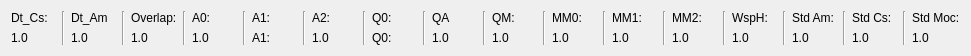
   <widget class="QWidget" name="layoutWidget">
    <property name="geometry">
     <rect>
      <x>11</x>
      <y>37</y>
      <width>971</width>
      <height>42</height>
     </rect>
    </property>
    <layout class="QGridLayout" name="gridLayout">
     <property name="sizeConstraint">
      <enum>QLayout::SetDefaultConstraint</enum>
     </property>
     <item row="0" column="0">
      <widget class="QLabel" name="label_parNazwa_1">
       <property name="sizePolicy">
        <sizepolicy hsizetype="Maximum" vsizetype="Expanding">
         <horstretch>0</horstretch>
         <verstretch>0</verstretch>
        </sizepolicy>
       </property>
       <property name="text">
        <string>Dt_Cs:</string>
       </property>
       <property name="scaledContents">
        <bool>true</bool>
       </property>
       <property name="wordWrap">
        <bool>true</bool>
       </property>
       <property name="margin">
        <number>2</number>
       </property>
      </widget>
     </item>
     <item row="0" column="1" rowspan="2">
      <widget class="Line" name="line_12">
       <property name="minimumSize">
        <size>
         <width>0</width>
         <height>0</height>
        </size>
       </property>
       <property name="orientation">
        <enum>Qt::Vertical</enum>
       </property>
      </widget>
     </item>
     <item row="0" column="2">
      <widget class="QLabel" name="label_parNazwa_2">
       <property name="text">
        <string>Dt_Am</string>
       </property>
      </widget>
     </item>
     <item row="0" column="3" rowspan="2">
      <widget class="Line" name="line_11">
       <property name="minimumSize">
        <size>
         <width>0</width>
         <height>0</height>
        </size>
       </property>
       <property name="orientation">
        <enum>Qt::Vertical</enum>
       </property>
      </widget>
     </item>
     <item row="0" column="4">
      <widget class="QLabel" name="label_parNazwa_3">
       <property name="sizePolicy">
        <sizepolicy hsizetype="MinimumExpanding" vsizetype="Preferred">
         <horstretch>0</horstretch>
         <verstretch>0</verstretch>
        </sizepolicy>
       </property>
       <property name="layoutDirection">
        <enum>Qt::RightToLeft</enum>
       </property>
       <property name="text">
        <string>Overlap:</string>
       </property>
      </widget>
     </item>
     <item row="0" column="5" rowspan="2">
      <widget class="Line" name="line_10">
       <property name="minimumSize">
        <size>
         <width>0</width>
         <height>0</height>
        </size>
       </property>
       <property name="orientation">
        <enum>Qt::Vertical</enum>
       </property>
      </widget>
     </item>
     <item row="0" column="6">
      <widget class="QLabel" name="label_parNazwa_4">
       <property name="sizePolicy">
        <sizepolicy hsizetype="MinimumExpanding" vsizetype="Preferred">
         <horstretch>0</horstretch>
         <verstretch>0</verstretch>
        </sizepolicy>
       </property>
       <property name="text">
        <string>A0:</string>
       </property>
      </widget>
     </item>
     <item row="0" column="7" rowspan="2">
      <widget class="Line" name="line_9">
       <property name="minimumSize">
        <size>
         <width>0</width>
         <height>0</height>
        </size>
       </property>
       <property name="orientation">
        <enum>Qt::Vertical</enum>
       </property>
      </widget>
     </item>
     <item row="0" column="8">
      <widget class="QLabel" name="label_parNazwa_5">
       <property name="sizePolicy">
        <sizepolicy hsizetype="MinimumExpanding" vsizetype="Preferred">
         <horstretch>0</horstretch>
         <verstretch>0</verstretch>
        </sizepolicy>
       </property>
       <property name="text">
        <string>A1:   </string>
       </property>
      </widget>
     </item>
     <item row="0" column="9" rowspan="2">
      <widget class="Line" name="line_8">
       <property name="minimumSize">
        <size>
         <width>0</width>
         <height>0</height>
        </size>
       </property>
       <property name="orientation">
        <enum>Qt::Vertical</enum>
       </property>
      </widget>
     </item>
     <item row="0" column="10">
      <widget class="QLabel" name="label_parNazwa_6">
       <property name="sizePolicy">
        <sizepolicy hsizetype="MinimumExpanding" vsizetype="Preferred">
         <horstretch>0</horstretch>
         <verstretch>0</verstretch>
        </sizepolicy>
       </property>
       <property name="text">
        <string>A2:    </string>
       </property>
      </widget>
     </item>
     <item row="0" column="11" rowspan="2">
      <widget class="Line" name="line_7">
       <property name="minimumSize">
        <size>
         <width>0</width>
         <height>0</height>
        </size>
       </property>
       <property name="orientation">
        <enum>Qt::Vertical</enum>
       </property>
      </widget>
     </item>
     <item row="0" column="12">
      <widget class="QLabel" name="label_parNazwa_7">
       <property name="sizePolicy">
        <sizepolicy hsizetype="MinimumExpanding" vsizetype="Preferred">
         <horstretch>0</horstretch>
         <verstretch>0</verstretch>
        </sizepolicy>
       </property>
       <property name="text">
        <string>Q0:</string>
       </property>
      </widget>
     </item>
     <item row="0" column="13" rowspan="2">
      <widget class="Line" name="line_6">
       <property name="minimumSize">
        <size>
         <width>0</width>
         <height>0</height>
        </size>
       </property>
       <property name="orientation">
        <enum>Qt::Vertical</enum>
       </property>
      </widget>
     </item>
     <item row="0" column="14">
      <widget class="QLabel" name="label_parNazwa_8">
       <property name="sizePolicy">
        <sizepolicy hsizetype="MinimumExpanding" vsizetype="Preferred">
         <horstretch>0</horstretch>
         <verstretch>0</verstretch>
        </sizepolicy>
       </property>
       <property name="text">
        <string>QA</string>
       </property>
      </widget>
     </item>
     <item row="0" column="15" rowspan="2">
      <widget class="Line" name="line_5">
       <property name="minimumSize">
        <size>
         <width>0</width>
         <height>0</height>
        </size>
       </property>
       <property name="orientation">
        <enum>Qt::Vertical</enum>
       </property>
      </widget>
     </item>
     <item row="0" column="16">
      <widget class="QLabel" name="label_parNazwa_9">
       <property name="sizePolicy">
        <sizepolicy hsizetype="MinimumExpanding" vsizetype="Preferred">
         <horstretch>0</horstretch>
         <verstretch>0</verstretch>
        </sizepolicy>
       </property>
       <property name="text">
        <string>QM:</string>
       </property>
      </widget>
     </item>
     <item row="0" column="17" rowspan="2">
      <widget class="Line" name="line_4">
       <property name="minimumSize">
        <size>
         <width>0</width>
         <height>0</height>
        </size>
       </property>
       <property name="orientation">
        <enum>Qt::Vertical</enum>
       </property>
      </widget>
     </item>
     <item row="0" column="18">
      <widget class="QLabel" name="label_parNazwa_10">
       <property name="sizePolicy">
        <sizepolicy hsizetype="MinimumExpanding" vsizetype="Preferred">
         <horstretch>0</horstretch>
         <verstretch>0</verstretch>
        </sizepolicy>
       </property>
       <property name="text">
        <string>MM0:</string>
       </property>
      </widget>
     </item>
     <item row="0" column="19" rowspan="2">
      <widget class="Line" name="line_3">
       <property name="minimumSize">
        <size>
         <width>0</width>
         <height>0</height>
        </size>
       </property>
       <property name="orientation">
        <enum>Qt::Vertical</enum>
       </property>
      </widget>
     </item>
     <item row="0" column="20">
      <widget class="QLabel" name="label_parNazwa_11">
       <property name="sizePolicy">
        <sizepolicy hsizetype="MinimumExpanding" vsizetype="Preferred">
         <horstretch>0</horstretch>
         <verstretch>0</verstretch>
        </sizepolicy>
       </property>
       <property name="text">
        <string>MM1:</string>
       </property>
      </widget>
     </item>
     <item row="0" column="21" rowspan="2">
      <widget class="Line" name="line_2">
       <property name="minimumSize">
        <size>
         <width>0</width>
         <height>0</height>
        </size>
       </property>
       <property name="orientation">
        <enum>Qt::Vertical</enum>
       </property>
      </widget>
     </item>
     <item row="0" column="22">
      <widget class="QLabel" name="label_parNazwa_12">
       <property name="sizePolicy">
        <sizepolicy hsizetype="MinimumExpanding" vsizetype="Preferred">
         <horstretch>0</horstretch>
         <verstretch>0</verstretch>
        </sizepolicy>
       </property>
       <property name="text">
        <string>MM2:</string>
       </property>
      </widget>
     </item>
     <item row="0" column="23" rowspan="2">
      <widget class="Line" name="line">
       <property name="minimumSize">
        <size>
         <width>0</width>
         <height>0</height>
        </size>
       </property>
       <property name="orientation">
        <enum>Qt::Vertical</enum>
       </property>
      </widget>
     </item>
     <item row="0" column="24">
      <widget class="QLabel" name="label_parNazwa_13">
       <property name="sizePolicy">
        <sizepolicy hsizetype="MinimumExpanding" vsizetype="Preferred">
         <horstretch>0</horstretch>
         <verstretch>0</verstretch>
        </sizepolicy>
       </property>
       <property name="text">
        <string>WspH:</string>
       </property>
      </widget>
     </item>
     <item row="0" column="25" rowspan="2">
      <widget class="Line" name="line_46">
       <property name="minimumSize">
        <size>
         <width>0</width>
         <height>0</height>
        </size>
       </property>
       <property name="orientation">
        <enum>Qt::Vertical</enum>
       </property>
      </widget>
     </item>
     <item row="0" column="26">
      <widget class="QLabel" name="label_parNazwa_14">
       <property name="sizePolicy">
        <sizepolicy hsizetype="MinimumExpanding" vsizetype="Preferred">
         <horstretch>0</horstretch>
         <verstretch>0</verstretch>
        </sizepolicy>
       </property>
       <property name="text">
        <string>Std Am:</string>
       </property>
      </widget>
     </item>
     <item row="0" column="27" rowspan="2">
      <widget class="Line" name="line_47">
       <property name="minimumSize">
        <size>
         <width>0</width>
         <height>0</height>
        </size>
       </property>
       <property name="orientation">
        <enum>Qt::Vertical</enum>
       </property>
      </widget>
     </item>
     <item row="0" column="28">
      <widget class="QLabel" name="label_parNazwa_15">
       <property name="sizePolicy">
        <sizepolicy hsizetype="MinimumExpanding" vsizetype="Preferred">
         <horstretch>0</horstretch>
         <verstretch>0</verstretch>
        </sizepolicy>
       </property>
       <property name="text">
        <string>Std Cs:</string>
       </property>
      </widget>
     </item>
     <item row="0" column="29" rowspan="2">
      <widget class="Line" name="line_48">
       <property name="minimumSize">
        <size>
         <width>0</width>
         <height>0</height>
        </size>
       </property>
       <property name="orientation">
        <enum>Qt::Vertical</enum>
       </property>
      </widget>
     </item>
     <item row="0" column="30">
      <widget class="QLabel" name="label_parNazwa_16">
       <property name="sizePolicy">
        <sizepolicy hsizetype="MinimumExpanding" vsizetype="Preferred">
         <horstretch>0</horstretch>
         <verstretch>0</verstretch>
        </sizepolicy>
       </property>
       <property name="text">
        <string>Std Moc:</string>
       </property>
       <property name="scaledContents">
        <bool>true</bool>
       </property>
      </widget>
     </item>
     <item row="1" column="0">
      <widget class="QLabel" name="label_dtCs">
       <property name="sizePolicy">
        <sizepolicy hsizetype="MinimumExpanding" vsizetype="Preferred">
         <horstretch>0</horstretch>
         <verstretch>0</verstretch>
        </sizepolicy>
       </property>
       <property name="text">
        <string>1.0</string>
       </property>
      </widget>
     </item>
     <item row="1" column="2">
      <widget class="QLabel" name="label_dtAm">
       <property name="sizePolicy">
        <sizepolicy hsizetype="MinimumExpanding" vsizetype="Preferred">
         <horstretch>0</horstretch>
         <verstretch>0</verstretch>
        </sizepolicy>
       </property>
       <property name="text">
        <string>1.0</string>
       </property>
      </widget>
     </item>
     <item row="1" column="4">
      <widget class="QLabel" name="label_overlap">
       <property name="sizePolicy">
        <sizepolicy hsizetype="MinimumExpanding" vsizetype="Preferred">
         <horstretch>0</horstretch>
         <verstretch>0</verstretch>
        </sizepolicy>
       </property>
       <property name="text">
        <string>1.0</string>
       </property>
      </widget>
     </item>
     <item row="1" column="6">
      <widget class="QLabel" name="label_wspA0">
       <property name="sizePolicy">
        <sizepolicy hsizetype="MinimumExpanding" vsizetype="Preferred">
         <horstretch>0</horstretch>
         <verstretch>0</verstretch>
        </sizepolicy>
       </property>
       <property name="text">
        <string>1.0</string>
       </property>
      </widget>
     </item>
     <item row="1" column="8">
      <widget class="QLabel" name="label_wspA1">
       <property name="sizePolicy">
        <sizepolicy hsizetype="MinimumExpanding" vsizetype="Preferred">
         <horstretch>0</horstretch>
         <verstretch>0</verstretch>
        </sizepolicy>
       </property>
       <property name="text">
        <string>A1:</string>
       </property>
      </widget>
     </item>
     <item row="1" column="10">
      <widget class="QLabel" name="label_wspA2">
       <property name="sizePolicy">
        <sizepolicy hsizetype="MinimumExpanding" vsizetype="Preferred">
         <horstretch>0</horstretch>
         <verstretch>0</verstretch>
        </sizepolicy>
       </property>
       <property name="text">
        <string>1.0</string>
       </property>
      </widget>
     </item>
     <item row="1" column="12">
      <widget class="QLabel" name="label_wspQ0">
       <property name="sizePolicy">
        <sizepolicy hsizetype="MinimumExpanding" vsizetype="Preferred">
         <horstretch>0</horstretch>
         <verstretch>0</verstretch>
        </sizepolicy>
       </property>
       <property name="text">
        <string>Q0:</string>
       </property>
      </widget>
     </item>
     <item row="1" column="14">
      <widget class="QLabel" name="label_wspQA">
       <property name="sizePolicy">
        <sizepolicy hsizetype="MinimumExpanding" vsizetype="Preferred">
         <horstretch>0</horstretch>
         <verstretch>0</verstretch>
        </sizepolicy>
       </property>
       <property name="text">
        <string>1.0</string>
       </property>
      </widget>
     </item>
     <item row="1" column="16">
      <widget class="QLabel" name="label_wspQM">
       <property name="sizePolicy">
        <sizepolicy hsizetype="MinimumExpanding" vsizetype="Preferred">
         <horstretch>0</horstretch>
         <verstretch>0</verstretch>
        </sizepolicy>
       </property>
       <property name="text">
        <string>1.0</string>
       </property>
      </widget>
     </item>
     <item row="1" column="18">
      <widget class="QLabel" name="label_wspMM0">
       <property name="text">
        <string>1.0</string>
       </property>
      </widget>
     </item>
     <item row="1" column="20">
      <widget class="QLabel" name="label_wspMM1">
       <property name="sizePolicy">
        <sizepolicy hsizetype="MinimumExpanding" vsizetype="Preferred">
         <horstretch>0</horstretch>
         <verstretch>0</verstretch>
        </sizepolicy>
       </property>
       <property name="text">
        <string>1.0</string>
       </property>
      </widget>
     </item>
     <item row="1" column="22">
      <widget class="QLabel" name="label_wspMM2">
       <property name="sizePolicy">
        <sizepolicy hsizetype="MinimumExpanding" vsizetype="Preferred">
         <horstretch>0</horstretch>
         <verstretch>0</verstretch>
        </sizepolicy>
       </property>
       <property name="text">
        <string>1.0</string>
       </property>
      </widget>
     </item>
     <item row="1" column="24">
      <widget class="QLabel" name="label_parWspH">
       <property name="sizePolicy">
        <sizepolicy hsizetype="MinimumExpanding" vsizetype="Preferred">
         <horstretch>0</horstretch>
         <verstretch>0</verstretch>
        </sizepolicy>
       </property>
       <property name="text">
        <string>1.0</string>
       </property>
      </widget>
     </item>
     <item row="1" column="26">
      <widget class="QLabel" name="label_parStdAm">
       <property name="sizePolicy">
        <sizepolicy hsizetype="MinimumExpanding" vsizetype="Preferred">
         <horstretch>0</horstretch>
         <verstretch>0</verstretch>
        </sizepolicy>
       </property>
       <property name="text">
        <string>1.0</string>
       </property>
      </widget>
     </item>
     <item row="1" column="28">
      <widget class="QLabel" name="label_parStdCs">
       <property name="sizePolicy">
        <sizepolicy hsizetype="MinimumExpanding" vsizetype="Preferred">
         <horstretch>0</horstretch>
         <verstretch>0</verstretch>
        </sizepolicy>
       </property>
       <property name="text">
        <string>1.0</string>
       </property>
      </widget>
     </item>
     <item row="1" column="30">
      <widget class="QLabel" name="label_parStdMoc">
       <property name="sizePolicy">
        <sizepolicy hsizetype="MinimumExpanding" vsizetype="Preferred">
         <horstretch>0</horstretch>
         <verstretch>0</verstretch>
        </sizepolicy>
       </property>
       <property name="text">
        <string>1.0</string>
       </property>
      </widget>
     </item>
    </layout>
   </widget>
